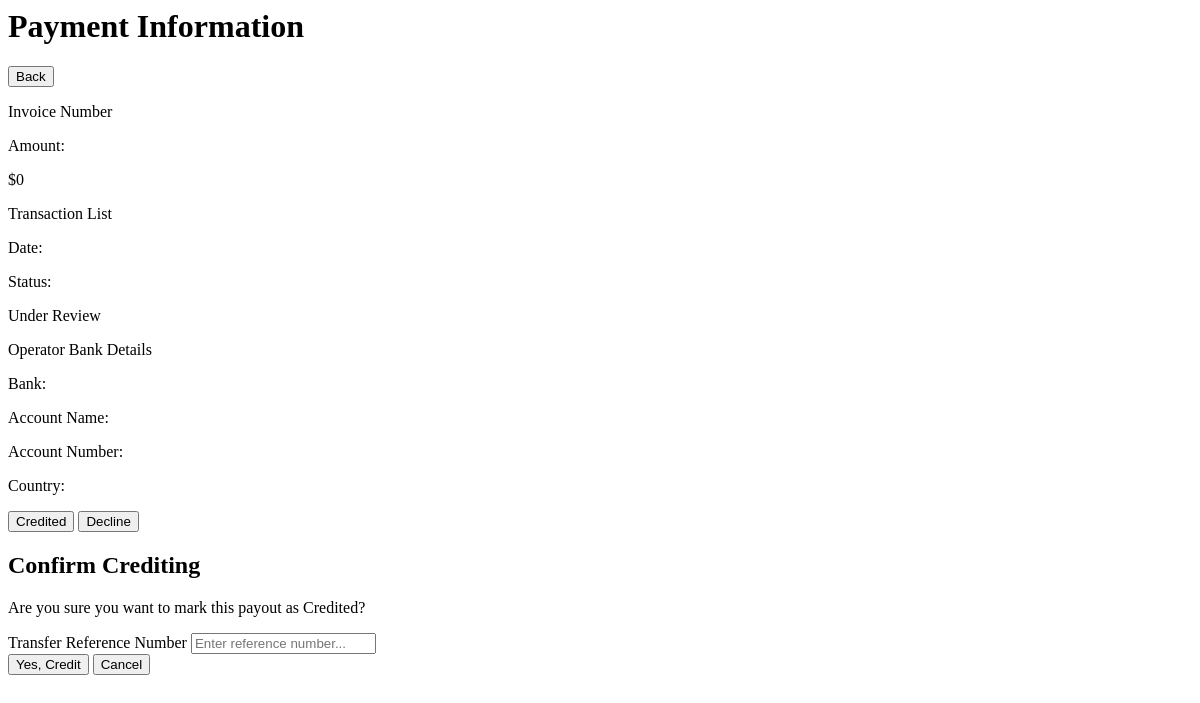
The app's page /index.php/payout/payout_info, older data.
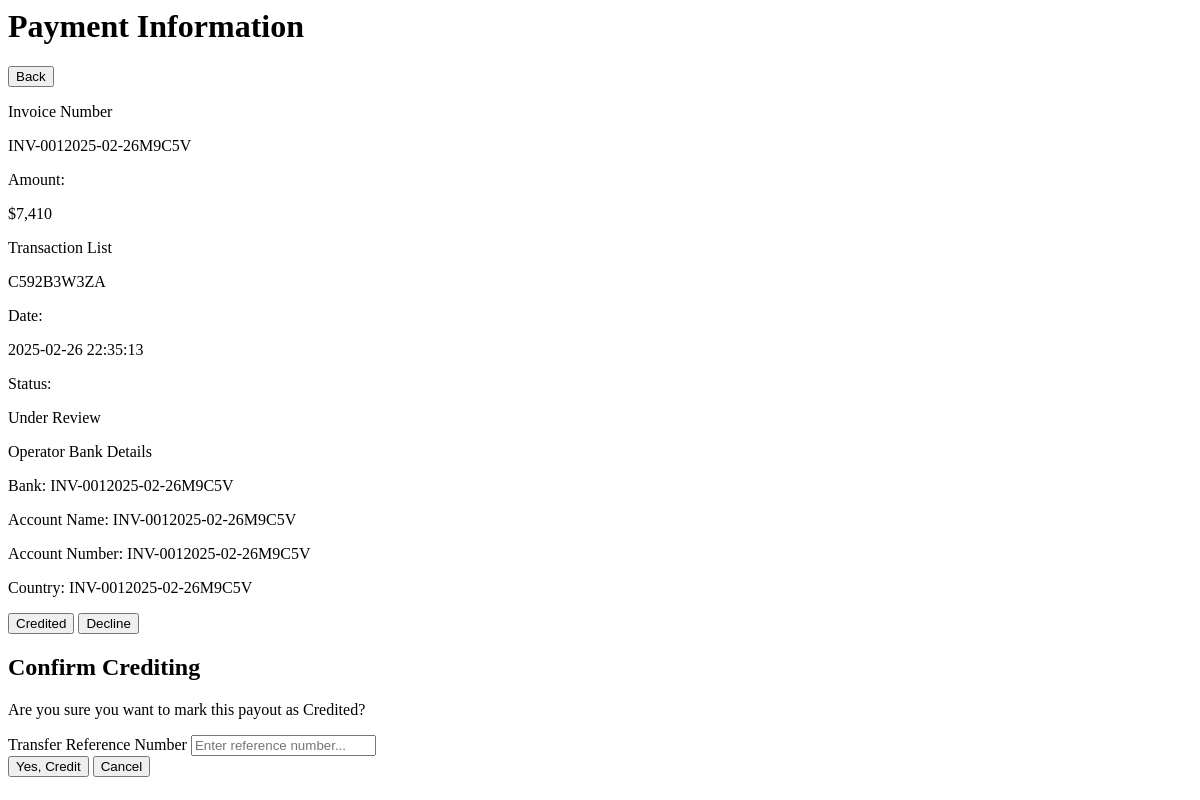
The same page, newer data.
### tables this page shows
CREATE TABLE `payout_table` (
  `id` int(11) NOT NULL AUTO_INCREMENT,
  `ref_code_list` varchar(10000) NOT NULL,
  `transaction_id` int(11) NOT NULL,
  `date` datetime NOT NULL,
  `invoice_number` varchar(100) NOT NULL,
  `invoice_file_dir` varchar(100) NOT NULL,
  `payout_total_amount` int(100) NOT NULL,
  `status` int(11) NOT NULL DEFAULT 0,
  `partner_id` int(11) NOT NULL,
  `date_generated` datetime DEFAULT NULL,
  `cutoff_date` datetime DEFAULT NULL,
  PRIMARY KEY (`id`)
);

### application/controllers/Payout.php (called while the page is built, shortened)
<?php
class Payout extends CI_Controller
{
	public function __construct()
	{
		$this->load->model('Transaction_model');
	}
	public function payout_info()
	{
		$post = $this->input->post();
		$this->data['post'] = $post;
		$invoice_nummber = $post['invoice_number'];
		$this->data['payout_info'] = $this->Transaction_model->get_all_payouts($invoice_nummber);
		$html = $this->load->view('agent/payout_info', $this->data);
		return $html;
	}
}

### index.php (called while the page is built, shortened)
<?php
require_once BASEPATH.'core/CodeIgniter.php';

### application/models/Transaction_model.php (called while the page is built, shortened)
<?php
class Transaction_model extends CI_Model
{
	public function get_all_payouts($invoice_number = false)
	{
		$this->db->select('*');
		$this->db->from('payout_table');
		$this->db->order_by('status', 'ASC');
		$result = $this->db->get()->result_array();
		if (count($result) <= 0) {
			return false;
		}
		return $result;
	}
}

### application/views/agent/payout_info.php (the view, shortened to what this page needs)
<div class="flex justify-between items-center mb-6">
	<h1 class="text-3xl font-bold text-gray-800">Payment Information</h1>
	<button id="back-button" class="bg-blue-500 text-white hover:bg-blue-600 transition rounded px-4 py-2 shadow-md" onclick="loadInitialpayoutcontent()">Back</button>
</div>
<div class="bg-white p-8 rounded-lg shadow-md w-full text-center">
	<div class="mt-6 text-left">
		<p class="text-lg font-semibold text-gray-700">Invoice Number</p>
		<p class="text-lg text-blue-600 font-semibold"><?php echo $payout_info[0]['invoice_number'] ?></p>
		<p class="text-lg font-semibold text-gray-700 mt-4">Amount:</p>
		<p class="text-lg text-blue-600 font-semibold">$<?php echo number_format($payout_info[0]['payout_total_amount']) ?></p>
		<p class="text-lg font-semibold text-gray-700 mt-4">Transaction List</p>
		<?php
		$ref_code_list = json_decode($payout_info[0]['ref_code_list']);
		foreach ($ref_code_list as $ref_code) { ?>
			<p class="text-lg text-blue-600 font-semibold"><?php echo $ref_code; ?></p>
		<?php } ?>
		<p class="text-lg font-semibold text-gray-700 mt-4">Date:</p>
		<p class="text-lg text-blue-600 font-semibold"><?php echo $payout_info[0]['date'] ?></p>
		<p class="text-lg font-semibold text-gray-700 mt-4">Status:</p>
		<p class="text-lg text-yellow-500 font-semibold">
			<?php
			switch ($payout_info[0]['status']) {
				case 0:
					echo 'Under Review';
					break;
			}
			?>
		</p>
	</div>
	<div class="mt-6 text-left">
		<p class="text-lg font-semibold text-gray-700">Operator Bank Details</p>
		<p class="text-sm font-semibold">Bank: <?php echo $payout_info[0]['invoice_number'] ?></p>
		<p class="text-sm font-semibold">Account Name: <?php echo $payout_info[0]['invoice_number'] ?></p>
		<p class="text-sm font-semibold">Account Number: <?php echo $payout_info[0]['invoice_number'] ?></p>
		<p class="text-sm font-semibold">Country: <?php echo $payout_info[0]['invoice_number'] ?></p>
	</div>
	<?php if ($payout_info[0]['status'] == 0) { ?>
		<div class="mt-6 flex gap-5 justify-center">
			<button class="px-4 py-2 bg-green-500 text-white font-semibold rounded-lg hover:bg-green-600 transition" onclick="openCreditModal()">Credited</button>
			<button class="px-4 py-2 bg-red-500 text-white font-semibold rounded-lg hover:bg-red-600 transition" onclick="payout_decline()">Decline</button>
		</div>
	<?php } ?>
</div>
<div id="credit-modal" class="fixed inset-0 hidden items-center justify-center bg-black bg-opacity-50 z-50">
	<div class="bg-white p-6 rounded shadow-lg w-full max-w-sm text-center">
		<h2 class="text-xl font-bold text-gray-800 mb-4">Confirm Crediting</h2>
		<p class="mb-4 text-gray-600">Are you sure you want to mark this payout as <span class="text-green-600 font-semibold">Credited</span>?</p>
		<div class="mb-6 text-left">
			<label for="transfer-ref" class="block text-sm font-medium text-gray-700 mb-1">Transfer Reference Number</label>
			<input type="text" id="transfer-ref" class="w-full border border-gray-300 rounded px-3 py-2 focus:outline-none focus:ring-2 focus:ring-blue-500" placeholder="Enter reference number...">
		</div>
		<div class="flex justify-center gap-4">
			<button class="bg-green-500 text-white px-4 py-2 rounded hover:bg-green-600" onclick="payout_accept()">Yes, Credit</button>
			<button class="bg-gray-300 text-gray-700 px-4 py-2 rounded hover:bg-gray-400" onclick="closeCreditModal()">Cancel</button>
		</div>
	</div>
</div>

Row changes from the older to the newer data that the page shows:
added payout_table: invoice_number "INV-0012025-02-26M9C5V", payout_total_amount "7,410", ref_code_list "C592B3W3ZA", date "2025-02-26 22:35:13"
Text that changed along with them:
$payout_info[0]['payout_total_amount']: "0" → (not shown)
